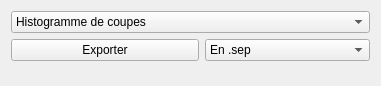
           <widget class="QWidget" name="page">
            <property name="geometry">
             <rect>
              <x>0</x>
              <y>0</y>
              <width>381</width>
              <height>86</height>
             </rect>
            </property>
            <attribute name="label">
             <string>Exporter les histogrammes (SEP et format image)</string>
            </attribute>
            <layout class="QVBoxLayout" name="verticalLayout_13">
             <item>
              <widget class="QComboBox" name="_comboExportHistoType">
               <property name="font">
                <font>
                 <weight>50</weight>
                 <bold>false</bold>
                </font>
               </property>
               <item>
                <property name="text">
                 <string>Histogramme de coupes</string>
                </property>
               </item>
               <item>
                <property name="text">
                 <string>Histogramme/diagramme de secteurs angulaires</string>
                </property>
               </item>
              </widget>
             </item>
             <item>
              <layout class="QHBoxLayout" name="horizontalLayout_28">
               <item>
                <widget class="QPushButton" name="_buttonExportHistograms">
                 <property name="sizePolicy">
                  <sizepolicy hsizetype="Expanding" vsizetype="Fixed">
                   <horstretch>0</horstretch>
                   <verstretch>0</verstretch>
                  </sizepolicy>
                 </property>
                 <property name="font">
                  <font>
                   <weight>50</weight>
                   <bold>false</bold>
                  </font>
                 </property>
                 <property name="text">
                  <string>Exporter</string>
                 </property>
                </widget>
               </item>
               <item>
                <widget class="QComboBox" name="_comboExportHistoFormat">
                 <property name="font">
                  <font>
                   <weight>50</weight>
                   <bold>false</bold>
                  </font>
                 </property>
                 <item>
                  <property name="text">
                   <string>En .sep</string>
                  </property>
                 </item>
                 <item>
                  <property name="text">
                   <string>En image (.png, .jpeg, ...)</string>
                  </property>
                 </item>
                </widget>
               </item>
              </layout>
             </item>
             <item>
              <spacer name="verticalSpacer_5">
               <property name="orientation">
                <enum>Qt::Vertical</enum>
               </property>
               <property name="sizeHint" stdset="0">
                <size>
                 <width>20</width>
                 <height>40</height>
                </size>
               </property>
              </spacer>
             </item>
            </layout>
           </widget>
